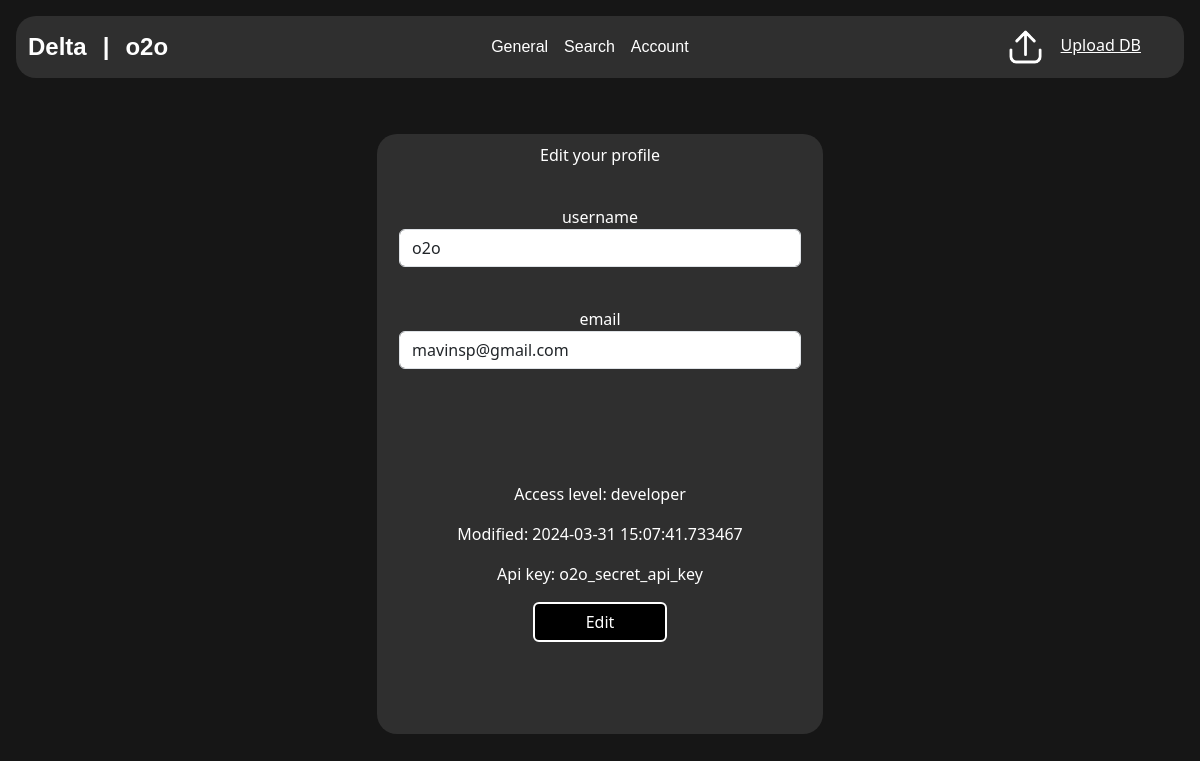
Before: /account (signed in) with the older database file.
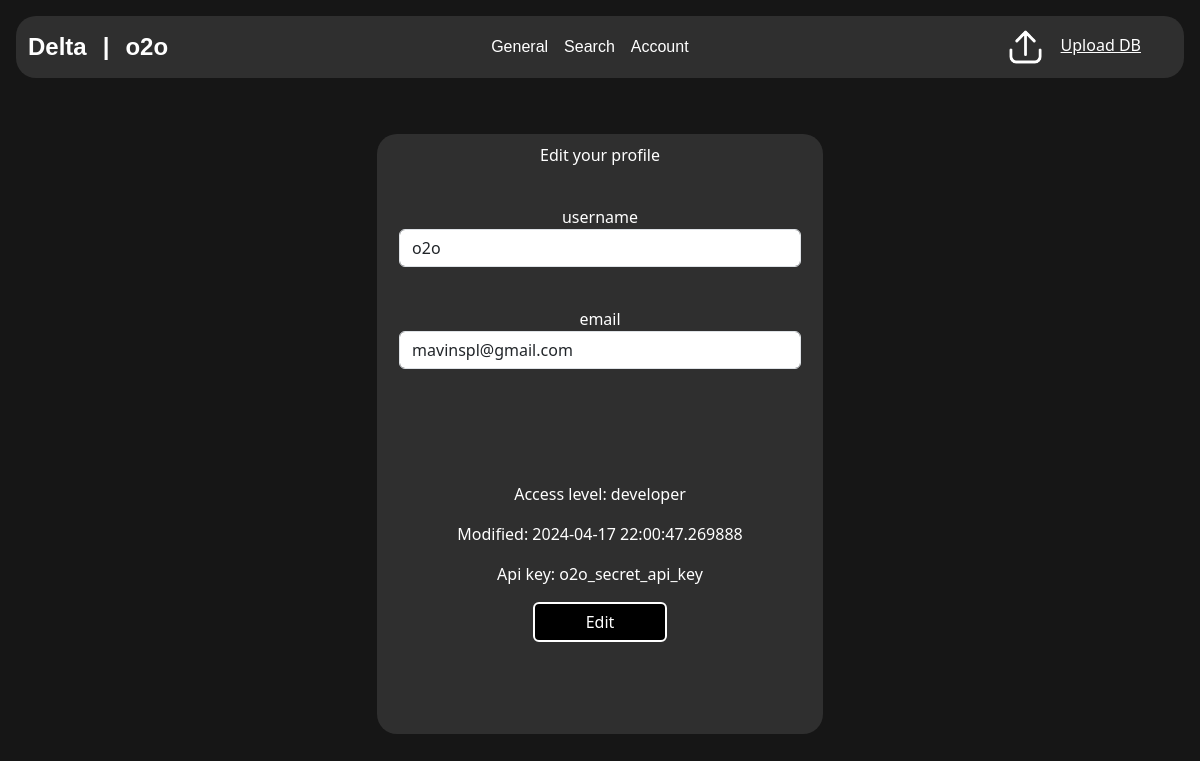
After: the same page with the newer database file.
### sql.py (models this page shows, shortened)
class User(SqlAlchemyBase, UserMixin, SerializerMixin):
    __tablename__ = 'users'
    id = sqlalchemy.Column(sqlalchemy.Integer, primary_key=True, autoincrement=True)
    username = sqlalchemy.Column(sqlalchemy.String, nullable=False)
    email = sqlalchemy.Column(sqlalchemy.String, index=True, unique=True, nullable=False)
    hashed_password = sqlalchemy.Column(sqlalchemy.String, nullable=False)
    access = sqlalchemy.Column(sqlalchemy.Integer, sqlalchemy.ForeignKey('access.id'), default=1, nullable=False)
    modified_date = sqlalchemy.Column(sqlalchemy.DateTime, default=datetime.datetime.now)
    access_level = orm.relationship('AccessRights')
    api_key = orm.relationship('ApiKeyAsoc')
    db_links = orm.relationship('Upload_DB')

class AccessRights(SqlAlchemyBase, UserMixin, SerializerMixin):
    __tablename__ = 'access'
    id = sqlalchemy.Column(sqlalchemy.Integer, primary_key=True, autoincrement=True)
    level = sqlalchemy.Column(sqlalchemy.String, unique=True, nullable=False)
    user = orm.relationship("User", back_populates='access_level')

class ApiKeyAsoc(SqlAlchemyBase, UserMixin, SerializerMixin):
    __tablename__ = 'api_keys'
    id = sqlalchemy.Column(sqlalchemy.Integer, primary_key=True, autoincrement=True)
    key = sqlalchemy.Column(sqlalchemy.String, nullable=False, index=True)
    user_id = sqlalchemy.Column(sqlalchemy.Integer, sqlalchemy.ForeignKey('users.id'), nullable=False)
    user = orm.relationship("User", back_populates='api_key')

### core.py (the view, shortened to what this page needs)
@app.route('/account', methods=['GET', 'POST'])
@login_required
def account():
    form = EditForm()
    data = {}
    if request.method == 'GET':
        db_sess = create_session()
        user = db_sess.query(User).filter(
            User.email == current_user.email).first()
        if user:
            form.username.data = user.username
            form.email.data = user.email
            api_key = get_api_key(user)
            data = {
                'modified_date': user.modified_date,
                'access_level': user.access_level.level,
                'api_key': api_key
            }
        else:
            abort(404)
    return render_template('account.html', form=form, title='Account', data=data)

### core.py
class EditForm(FlaskForm):
    username = StringField('username', validators=[DataRequired()])
    email = StringField('email', validators=[DataRequired()])
    submit = SubmitField('Edit')

### core.py (called while the page is built)
@login_manager.user_loader
def load_user(user_id):
    db_sess = create_session()
    return db_sess.query(User).get(user_id)

### sql.py (called while the page is built)
def create_session() -> Session:
    global __factory
    return __factory()

def get_api_key(user: User) -> str:
    db_sess = create_session()
    api_asoc = db_sess.query(ApiKeyAsoc).filter(ApiKeyAsoc.user_id == user.id).first()
    if api_asoc:
        return api_asoc.key

### templates/account.html (shortened to what this page needs)
{% extends "base.html" %} {% block content %}
<div class="edit_form">
    <form method="post">
        <p  style="padding-top: 2%;">Edit your profile</p>
        <p>
            {{ form.username.label(style="margin-top: 5%") }}<br>
            {{ form.username(class="form-control") }}<br>
        </p>
        <p>
            {{ form.email.label }}<br>
            {{ form.email(class="form-control", type="email") }}<br>
        </p>
        <div style="margin-top: 20%;">
            <p>Access level: {{ data["access_level"] }}</p>
            <p>Modified: {{ data["modified_date"] }}</p>
            <p>Api key: {{ data["api_key"] }}</p>
            <p>{{ form.submit(type="submit", class="btn btn-primary", style="width: 30%; margin-bottom: `1%") }}</p>
        </div>
    </form>
</div>
{% endblock %}

### templates/base.html (shortened to what this page needs)
<!DOCTYPE html>
<html lang="en">
  <head>
    <link href="https://cdn.jsdelivr.net/npm/bootstrap@5.3.3/dist/css/bootstrap.min.css" rel="stylesheet">
    <link href="https://getbootstrap.com/docs/5.3/assets/css/docs.css" rel="stylesheet">
    <link rel="stylesheet" type="text/css" href="static/css/style.css" />
  </head>
  <body class="p-3 m-0 border-0 bd-example m-0 border-0">
    <nav class="navbar navbar-expand-lg">
      <div class="container-fluid">
        <a class="navbar-brand" href="/search">Delta</a>
        <a class="navbar-brand">|</a>
          {% if current_user.is_authenticated %}
              <a class="navbar-brand" href="/logout">{{ current_user.username }}</a>
          {% else %}
              <a class="navbar-brand" href="/login"><u>Sign in</u></a>
          {% endif %}
        <div class="collapse navbar-collapse" id="navbarNavAltMarkup">
          <div class="navbar-nav">
            <a class="nav-link" href="/">General</a>
            <a class="nav-link" href="/search">Search</a>
            <a class="nav-link" href="/account">Account</a>
          </div>
        </div>
      </div>
      {% if current_user.is_authenticated %}
        <div class="upload up-2">
          <a href="/upload"><img src="static/data/upload.png" class="upload-button">Upload DB</a>
        </div>
      {% endif %}
    </nav>
    <main role="main" class="container">{% block content %}{% endblock %}</main>
  </body>
</html>

### static/css/style.css (style rules this page uses)
body { background-color: #161616; }
p { color: #ffffff; text-align: center; }
div { margin-left: auto; margin-right: auto; }
.btn { background-color: black; border: 2px solid white; }
a { color: #ffffff; }
nav.navbar { background-color: #2f2f2f; border-radius: 20px; }
a.navbar-brand { color: #ffffff; font-family: Arial; font-size: 150%; font-weight: bold; }
a.nav-link { color: #ffffff; font-family: Arial; font-size: 100%; }
.edit_form { background-color: #2f2f2f; border-radius: 20px; margin-top: 5%; width: 40%; height: 600px; }
.form-control { margin-left: auto; margin-right: auto; width: 90%; }
div.upload { margin-right: 0; }
img.upload-button { width: 30%; padding-right: 10%; }

Changed rows visible on the page:
changed User: email "mavinsp@gmail.com" → "mavinspl@gmail.com"; modified_date "2024-03-31 15:07:41.733467" → "2024-04-17 22:00:47.269888"
